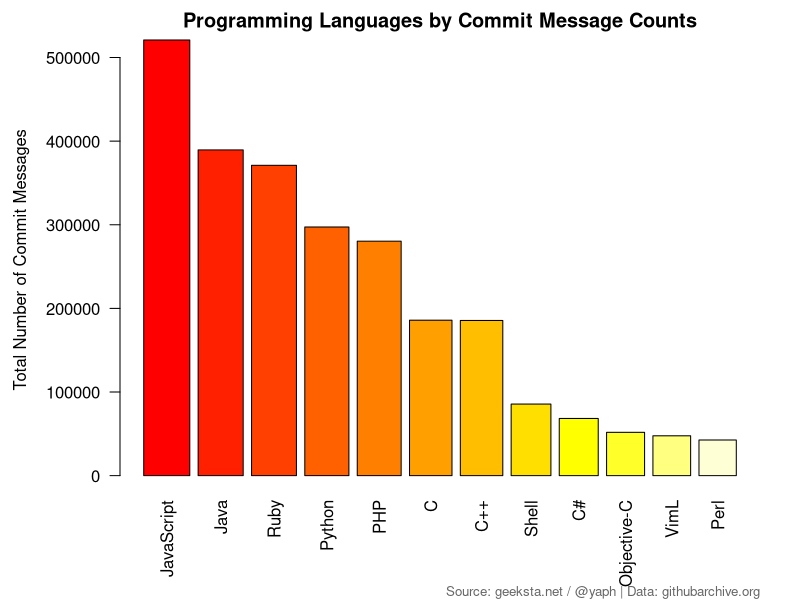

The R script that drew this image:
# comment.char = "" must be set due to # char in C# 
tcir = read.table("included_languages.csv", sep=",", header=TRUE, comment.char = "")
sorted_by_ratio <- tcir[with(tcir, order(-cntlang, repository_language)), ]

png(filename="included-languages-commit-counts.png",
    width = 800, height = 600, units = "px", pointsize = 14
)

# suppress scientific notation of numbers
options(scipen=3)

# vertical labels: las=2, margins: mar=c(bottom, left, top, right)
par(las=2, mar=c(6, 6, 2, 2),mgp=c(4.5,1,0))
bp <- barplot(sorted_by_ratio$cntlang,
    ylab="Total Number of Commit Messages",
    main='Programming Languages by Commit Message Counts',
    names.arg=sorted_by_ratio$repository_language,
    col=heat.colors(nrow(tcir)),
    log(sorted_by_ratio$cntlang)
)
title(sub="Source: geeksta.net / @yaph | Data: githubarchive.org", cex.sub = 0.8, col.sub = "gray40", line = 5, adj = 1)

# close device
dev.off()
